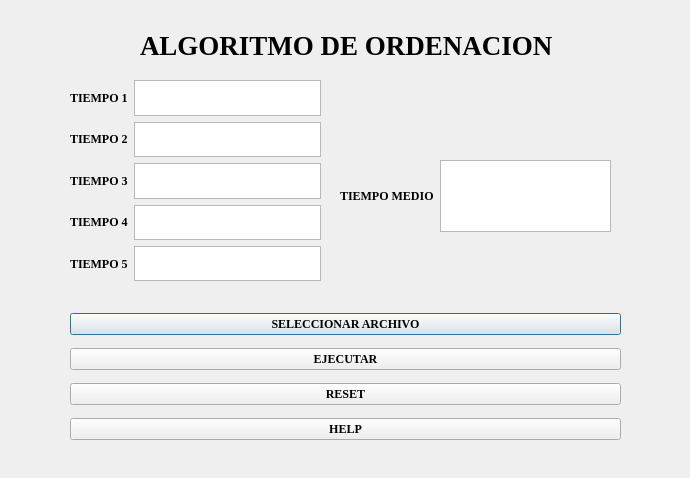
<?xml version="1.0" encoding="UTF-8"?>
<ui version="4.0">
 <class>Ordenacion</class>
 <widget class="QDialog" name="Ordenacion">
  <property name="geometry">
   <rect>
    <x>0</x>
    <y>0</y>
    <width>690</width>
    <height>478</height>
   </rect>
  </property>
  <property name="font">
   <font>
    <family>Times New Roman</family>
    <bold>true</bold>
   </font>
  </property>
  <property name="windowTitle">
   <string>Dialog</string>
  </property>
  <widget class="QLabel" name="label">
   <property name="geometry">
    <rect>
     <x>140</x>
     <y>30</y>
     <width>413</width>
     <height>30</height>
    </rect>
   </property>
   <property name="font">
    <font>
     <family>Times New Roman</family>
     <pointsize>20</pointsize>
     <bold>true</bold>
    </font>
   </property>
   <property name="text">
    <string>ALGORITMO DE ORDENACION</string>
   </property>
  </widget>
  <widget class="QWidget" name="horizontalLayoutWidget">
   <property name="geometry">
    <rect>
     <x>340</x>
     <y>160</y>
     <width>271</width>
     <height>72</height>
    </rect>
   </property>
   <layout class="QHBoxLayout" name="horizontalLayout">
    <item>
     <widget class="QLabel" name="label_7">
      <property name="text">
       <string>TIEMPO MEDIO</string>
      </property>
     </widget>
    </item>
    <item>
     <widget class="QTextEdit" name="textEdit_6"/>
    </item>
   </layout>
  </widget>
  <widget class="QWidget" name="verticalLayoutWidget_3">
   <property name="geometry">
    <rect>
     <x>70</x>
     <y>306</y>
     <width>551</width>
     <height>141</height>
    </rect>
   </property>
   <layout class="QVBoxLayout" name="verticalLayout_3">
    <item>
     <widget class="QPushButton" name="seleccionarArch">
      <property name="text">
       <string>SELECCIONAR ARCHIVO</string>
      </property>
     </widget>
    </item>
    <item>
     <widget class="QPushButton" name="ejecutar_button">
      <property name="text">
       <string>EJECUTAR</string>
      </property>
     </widget>
    </item>
    <item>
     <widget class="QPushButton" name="reset_button">
      <property name="text">
       <string>RESET</string>
      </property>
     </widget>
    </item>
    <item>
     <widget class="QPushButton" name="pushButton">
      <property name="text">
       <string>HELP</string>
      </property>
     </widget>
    </item>
   </layout>
  </widget>
  <widget class="QWidget" name="horizontalLayoutWidget_2">
   <property name="geometry">
    <rect>
     <x>70</x>
     <y>80</y>
     <width>251</width>
     <height>201</height>
    </rect>
   </property>
   <layout class="QHBoxLayout" name="horizontalLayout_2">
    <item>
     <layout class="QVBoxLayout" name="verticalLayout_2">
      <item>
       <widget class="QLabel" name="label_2">
        <property name="text">
         <string>TIEMPO 1</string>
        </property>
       </widget>
      </item>
      <item>
       <widget class="QLabel" name="label_3">
        <property name="text">
         <string>TIEMPO 2</string>
        </property>
       </widget>
      </item>
      <item>
       <widget class="QLabel" name="label_4">
        <property name="text">
         <string>TIEMPO 3</string>
        </property>
       </widget>
      </item>
      <item>
       <widget class="QLabel" name="label_5">
        <property name="text">
         <string>TIEMPO 4</string>
        </property>
       </widget>
      </item>
      <item>
       <widget class="QLabel" name="label_6">
        <property name="text">
         <string>TIEMPO 5</string>
        </property>
       </widget>
      </item>
     </layout>
    </item>
    <item>
     <layout class="QVBoxLayout" name="verticalLayout">
      <item>
       <widget class="QTextEdit" name="textEdit"/>
      </item>
      <item>
       <widget class="QTextEdit" name="textEdit_2"/>
      </item>
      <item>
       <widget class="QTextEdit" name="textEdit_3"/>
      </item>
      <item>
       <widget class="QTextEdit" name="textEdit_4"/>
      </item>
      <item>
       <widget class="QTextEdit" name="textEdit_5"/>
      </item>
     </layout>
    </item>
   </layout>
  </widget>
 </widget>
 <resources/>
 <connections/>
</ui>
